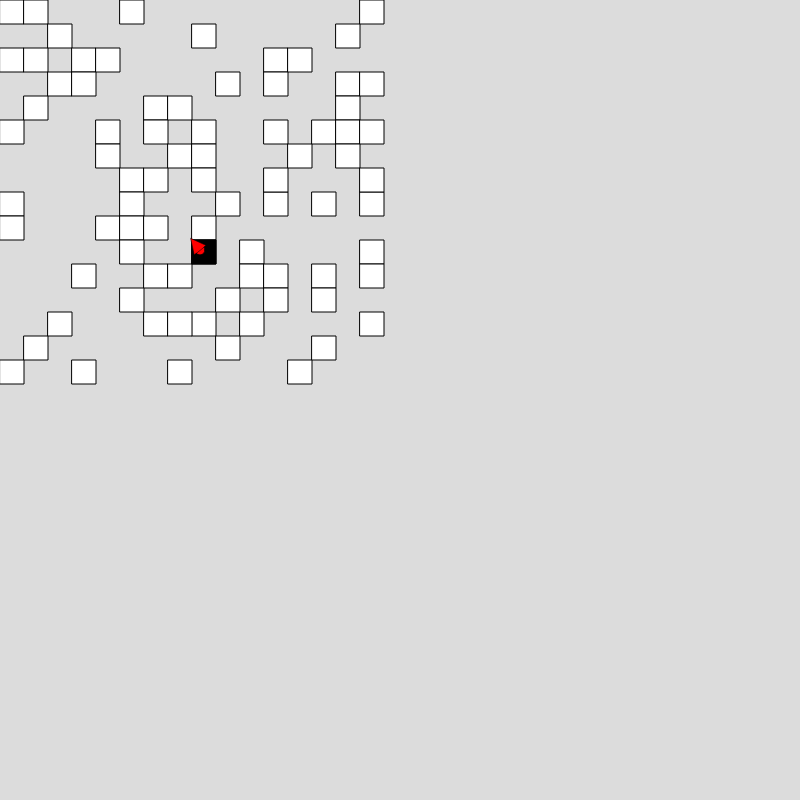
Frame 1 (no input)
Frame 60 (no input): identical to frame 1, image omitted
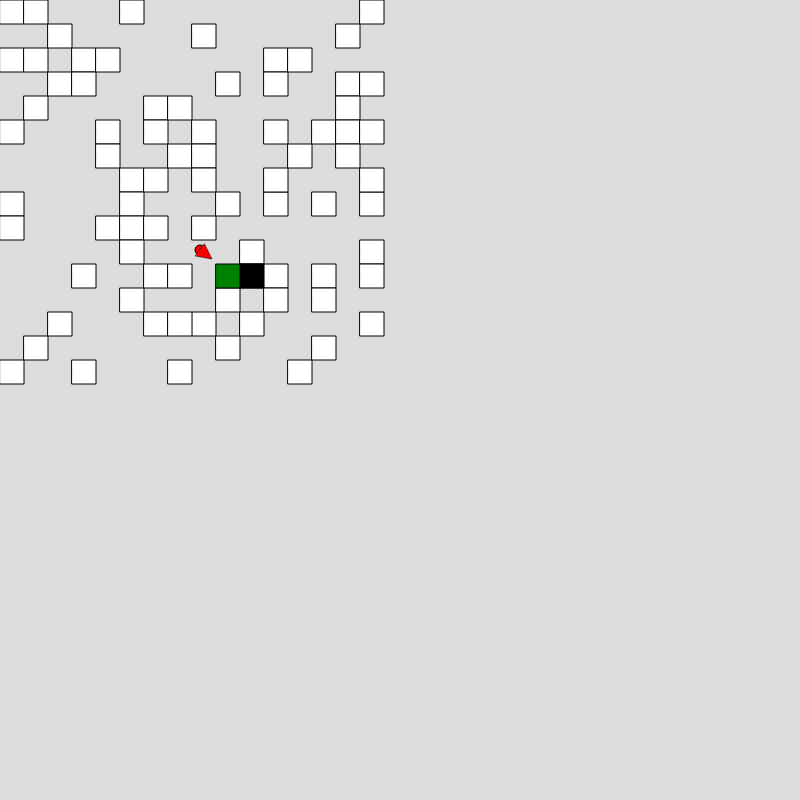
Frame 120 (the mouse pressed at the canvas centre since frame 60)

The p5.js sketch that drew these frames (run headless with seeded random() and noise() and a simulated clock; from frame 60 on, the mouse is pressed at the canvas centre):

// p5.js sketch
// ── sketch.js
BLOCK_SIDE_LENGTH = 24;
CHUNK_SIDE_LENGTH = 8;
PLAYER_SIZE = 10;
DEBUG = false;
SELECTION_DISTANCE = 4;
allChunks = {};
player = null;

function setup() {
  player = new Player(200, 250);
  player.direction = -PI / 5;
  allChunks["(0,0)"] = new Chunk(0, 0);
  allChunks["(1,1)"] = new Chunk(1, 1);
  allChunks["(0,1)"] = new Chunk(0, 1);
  allChunks["(1,0)"] = new Chunk(1, 0);
  createCanvas(800, 800);
}

function draw() {
  background(220);

  movePlayer(player);

  for (let [key, chunk] of Object.entries(allChunks)) {
    drawChunk(chunk);
  }


  highlightSelectedBlock();
  highlightBlockToBuild();
  drawPlayer(player);

  fill("white")
}

function mousePressed(event) {
  if (event.button === 2) {
    // add block
    let val = getBlockToAddLocationInChunkCoords();
    if(!val){
      return null;
    }

    const [key, [x, y]] = val;

    allChunks[key].contents[y][x] = 1;
  } else if (event.button === 0) {
    // destroy block
    let val = getSelectedBlockInChunkCoords();
    if (!val) {
      return null;
    }

    const [key, [x, y]] = val;

    allChunks[key].contents[y][x] = 0;
  }
}

function getBlockToAddLocationInChunkCoords() {
  const blocksCoordsInLineOfSight = getAllBlocksCoordsInSight(player, SELECTION_DISTANCE);
  const blocksInWorld = blocksCoordsInLineOfSight.map((coord) => worldToChunkCoords(coord));

  // return the block before the filled block in our line of sight
  let prev = null;
  for ([key, [x, y]] of blocksInWorld) {
    if (allChunks[key].contents[y][x] !== 0) {
      return prev;
    }
    prev = [key, [x,y]];
  }
  return null;
}

function getSelectedBlockInChunkCoords() {
  const blocksCoordsInLineOfSight = getAllBlocksCoordsInSight(player, SELECTION_DISTANCE);
  const blocksInWorld = blocksCoordsInLineOfSight.map((coord) => worldToChunkCoords(coord));

  for ([key, [x, y]] of blocksInWorld) {
    if (allChunks[key].contents[y][x] !== 0) {
      return ([key, [x, y]]);
    }
  }
  return null;
}

function highlightSelectedBlock() {
  const val = getSelectedBlockInChunkCoords();
  if(!val){
    return;
  }
  const [key, [x,y]] = val; 

  fill("black");
  square(allChunks[key].position[0] * CHUNK_SIDE_LENGTH * BLOCK_SIDE_LENGTH + x * BLOCK_SIDE_LENGTH,
    allChunks[key].position[1] * CHUNK_SIDE_LENGTH * BLOCK_SIDE_LENGTH + y * BLOCK_SIDE_LENGTH,
    BLOCK_SIDE_LENGTH
  );
  fill("white");
}

function highlightBlockToBuild() {
  const val = getBlockToAddLocationInChunkCoords();
  if(!val){
    return;
  }
  const [key, [x,y]] = val; 

  fill("green");
  square(allChunks[key].position[0] * CHUNK_SIDE_LENGTH * BLOCK_SIDE_LENGTH + x * BLOCK_SIDE_LENGTH,
    allChunks[key].position[1] * CHUNK_SIDE_LENGTH * BLOCK_SIDE_LENGTH + y * BLOCK_SIDE_LENGTH,
    BLOCK_SIDE_LENGTH
  );
  fill("white");
}


function worldToChunkCoords(coords) {
  let [x, y] = coords;
  const chunkX = Math.floor(x / CHUNK_SIDE_LENGTH);
  const chunkY = Math.floor(y / CHUNK_SIDE_LENGTH);
  const interiorX = x % CHUNK_SIDE_LENGTH;
  const interiorY = y % CHUNK_SIDE_LENGTH;

  return ([`(${chunkX},${chunkY})`, [interiorX, interiorY]]);
}

// returns the world coordinates of all blocks in line of sight ordered from closest to farthest
function getAllBlocksCoordsInSight(player, length) {
  // algorithm taken from here: https://playtechs.blogspot.com/2007/03/raytracing-on-grid.html
  const x0 = player.x / BLOCK_SIDE_LENGTH;
  const y0 = player.y / BLOCK_SIDE_LENGTH;

  const x1 =
    (player.x - length * BLOCK_SIDE_LENGTH * sin(player.direction)) /
    BLOCK_SIDE_LENGTH;
  const y1 =
    (player.y - length * BLOCK_SIDE_LENGTH * cos(player.direction)) /
    BLOCK_SIDE_LENGTH;

  const dx = Math.abs(x1 - x0);
  const dy = Math.abs(y1 - y0);

  let x = Math.floor(x0);
  let y = Math.floor(y0);

  DEBUG ?
    line(
      x0 * BLOCK_SIDE_LENGTH,
      y0 * BLOCK_SIDE_LENGTH,
      x1 * BLOCK_SIDE_LENGTH,
      y1 * BLOCK_SIDE_LENGTH
    ) : null;

  let dt_dx = 1.0 / dx;
  let dt_dy = 1.0 / dy;

  let t = 0;

  let n = 1;
  let x_inc, y_inc;
  let t_next_vertical, t_next_horizontal;

  if (dx === 0) {
    x_inc = 0;
    t_next_horizontal = dt_dx; // infinity
  } else if (x1 > x0) {
    x_inc = 1;
    n += Math.floor(x1) - x;
    t_next_horizontal = (Math.floor(x0) + 1 - x0) * dt_dx;
  } else {
    x_inc = -1;
    n += x - Math.floor(x1);
    t_next_horizontal = (x0 - Math.floor(x0)) * dt_dx;
  }

  if (dy === 0) {
    y_inc = 0;
    t_next_vertical = dt_dy; // infinity
  } else if (y1 > y0) {
    y_inc = 1;
    n += Math.floor(y1) - y;
    t_next_vertical = (Math.floor(y0) + 1 - y0) * dt_dy;
  } else {
    y_inc = -1;
    n += y - Math.floor(y1);
    t_next_vertical = (y0 - Math.floor(y0)) * dt_dy;
  }

  const blocksInSight = []
  for (; n > 0; n--) {
    blocksInSight.push([x, y]);

    if (t_next_vertical < t_next_horizontal) {
      y += y_inc;
      t = t_next_vertical;
      t_next_vertical += dt_dy;
    } else {
      x += x_inc;
      t = t_next_horizontal;
      t_next_horizontal += dt_dx;
    }
  }

  if (DEBUG) {
    for (let tup of blocksInSight) {
      // circle(tup[0] * BLOCK_SIDE_LENGTH, tup[1] * BLOCK_SIDE_LENGTH, 10);
      fill(255, 0, 0, 30);
      square(
        tup[0] * BLOCK_SIDE_LENGTH,
        tup[1] * BLOCK_SIDE_LENGTH,
        BLOCK_SIDE_LENGTH
      );
      fill("black");
    }
  }

  return blocksInSight;
}

function blockInside(player) {
  const x = Math.trunc(player.x / BLOCK_SIDE_LENGTH);
  const y = Math.trunc(player.y / BLOCK_SIDE_LENGTH);
  return [x, y];
}

// mutates the player
function movePlayer(player) {
  movement = createVector(0, 0);
  if (keyIsDown(LEFT_ARROW) || keyIsDown(65)) {
    movement.x -= 1;
  }

  if (keyIsDown(RIGHT_ARROW) || keyIsDown(68)) {
    movement.x += 1;
  }

  if (keyIsDown(UP_ARROW) || keyIsDown(87)) {
    movement.y -= 1;
  }

  if (keyIsDown(DOWN_ARROW) || keyIsDown(83)) {
    movement.y += 1;
  }

  // rotation
  const xDelta = mouseX - player.x;
  const yDelta = mouseY - player.y;

  if(xDelta > 0){
    player.direction = -Math.atan(yDelta/xDelta) - PI/2;
  } else {
    player.direction = -Math.atan(yDelta/xDelta) - 3*PI/2;
  }

  // make sure going 2 direction at once is not faster than moving in one direction only
  movement.normalize();

  player.x += movement.x;
  player.y += movement.y;
}

function drawChunk(chunk) {
  for (let [y, row] of chunk.contents.entries()) {
    for (let [x, block] of row.entries()) {
      if (block != 0) {
        square(
          chunk.position[0] * BLOCK_SIDE_LENGTH * CHUNK_SIDE_LENGTH +
          x * BLOCK_SIDE_LENGTH,
          chunk.position[1] * BLOCK_SIDE_LENGTH * CHUNK_SIDE_LENGTH +
          y * BLOCK_SIDE_LENGTH,
          BLOCK_SIDE_LENGTH
        );
      }
    }
  }
}

function drawPlayer(player) {
  fill("red");
  circle(player.x, player.y, PLAYER_SIZE);
  translate(player.x, player.y);
  rotate(-player.direction);
  scale(0.5);
  triangle(-15, 0, 0, -30, 15, 0);
  scale(2);
  rotate(player.direction);
  translate(-player.x, -player.y);
  fill("white");
}

class Player {
  constructor(x = 0, y = 0) {
    this.x = x;
    this.y = y;
    this.direction = 0;
  }
}

class Chunk {
  constructor(x = 0, y = 0) {
    this.contents = Array.from({ length: CHUNK_SIDE_LENGTH }, () =>
      Array.from({ length: CHUNK_SIDE_LENGTH }, () => Math.random() > 0.7 ? 1 : 0)
    );
    this.position = [x, y];
  }
}
